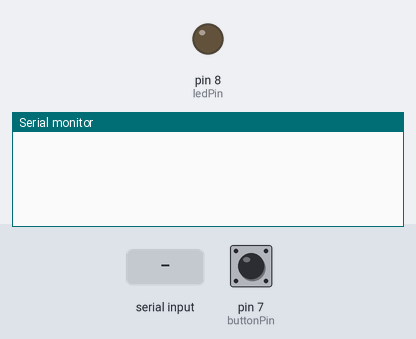
Bench run of a sketch on a simulated Arduino Uno, built with avr-gcc and run on an emulated ATmega328P. On the bench: output pins drawn as LEDs (lit = HIGH), the last lines printed to the serial monitor. The test bench sets the inputs (shaded band); at power-on: pin 7 (buttonPin) LOW.

Above: at 1.2 s.
1.3 s: "4\n" received over Serial
At 3.1 s:
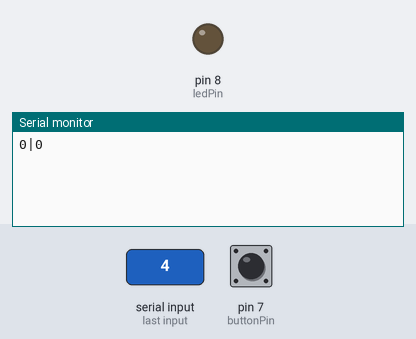
3.8 s: "5\n" received over Serial
At 6.2 s:
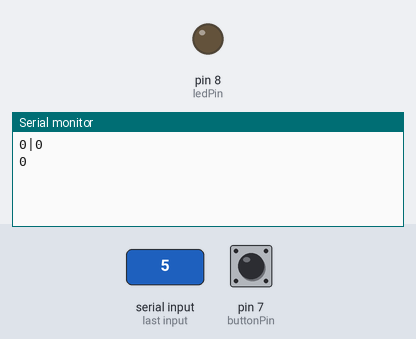

Measured:
- after the input at 1.3 s, the serial monitor: prints a new line after 1.0 s (image 1)
- after the input at 3.8 s, the serial monitor: prints a new line after 1.0 s (image 2)

The sketch:

ardu.ino
```cpp
String veri;
int ledPin = 8; // 8 numaralı pin'e ledi taktık
int buttonPin = 7; // 7 numaralı pin'e button'u taktık
int buttonCounter = 0;  // Button click sayısını başlattık
int buttonFlag = LOW; // Buttonlarda ilk tıklama HIGH olur (anahtarsızlarda) o yüzden counter için gerekli olan kısmı LOW ile başlattıkki ilk arduino açıldığında button tıklamasını saymasın diye LOW'a ayarladık


void setup()
{
    Serial.begin(9600); // 9600'a baund hızını ayarlıyoruz
    pinMode(ledPin, OUTPUT); // Led için pin'e OUTPUT
    pinMode(buttonPin, INPUT); // Button için pin'i INPUT'a ayarlıyoruz
}

void loop()
{
    // digitalRead ile buttondan gelen LOW/HIGH değerini öğreniyoruz
    if(digitalRead(buttonPin) != buttonFlag)
    {
        buttonFlag = digitalRead(buttonPin);
        buttonCounter++;
    }

    String bufferData;
    if (Serial.available()){ // Serial ekranda veri olup olmadığını kontrol ediyoruz
        veri = Serial.readString(); // Ekrana gelen veriyi String olarak okuyoruz

        for (int i = 2; i < 99; i++) // Komut olarak KomutKodu:Data olarak geldiği için 0 ve 1'i atlıyoruz 99'lik kontrolümüzü yapıyoruz
        {
            if(veri[i] == ' ' || veri[i] == '\n')
            {
                // Veri yok ve satır atlama var ise for'u durdruyuoruz
                break;
            }
            bufferData += veri[i]; //Gelen verileri ilk 2 karakter haricinde yazdırıyoruz
        }

        int converData2Int = (int)veri[0] - '0'; // Gelen ilk verinin ilk karakterini Int'a çeviriyoruz .toInt() kullanmıyoruz çünkü ilk veriyi Char olarak alıyor.
        switch (converData2Int)
        {
            case 1:
                if (bufferData == String("on"))
                {
                    digitalWrite(ledPin, HIGH); // Led'i yakıyoruz
                }
                else if(bufferData == String("off"))
                {
                    digitalWrite(ledPin, LOW); // Led'i kapatıyoruz
                }
                break;

            case 3:
                if(bufferData == String("flash"))
                {
                    // 3 defa açıp kapama işlemini yapıyoruz
                    for (int i = 0; i < 3; i++)
                    {
                        digitalWrite(ledPin, HIGH);
                        delay(1000);
                        digitalWrite(ledPin, LOW);
                        delay(1000);
                    }
                }
                break;
            case 4:
                if(bufferData)
                {
                    // Gelen veriden aldığımız data'yı Int'e çeviriyoruz
                    int bufferNum = bufferData.toInt();
                    // Karesini alıp Serial ekrana yazdırıyoruz.
                    Serial.print(bufferNum * bufferNum);
                    // C kodu için sonlandırıcı ekliyoruz
                    Serial.print("|"); // Durdurma işareti
                }
            case 5:
                // Serial ekrana buton tıklama sayısını yazdırıyoruz
                Serial.println(buttonCounter);
                break;
            default:
                break;
       }
  }
}
```
